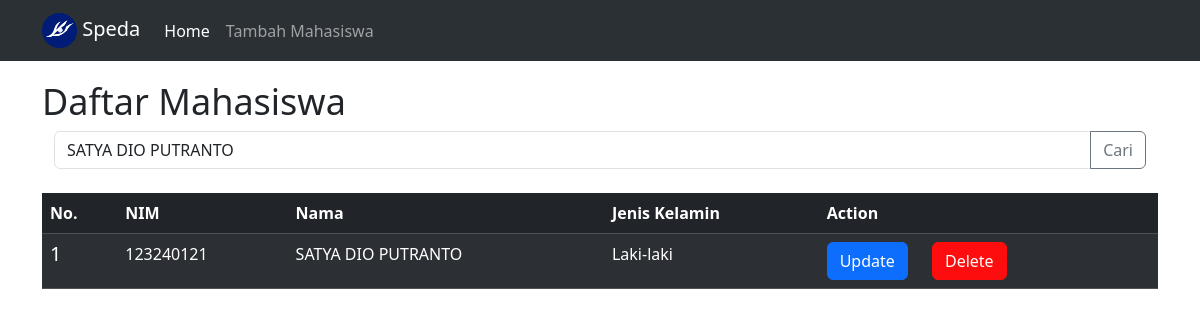
The app's page /index.php?keyword=SATYA DIO PUTRANTO with its own data.
### tables this page shows
CREATE TABLE `mahasiswa` (
  `id` int(11) NOT NULL,
  `nim` varchar(100) DEFAULT NULL,
  `nama` varchar(100) DEFAULT NULL,
  `jenis_kelamin` varchar(100) DEFAULT NULL,
  `created_at` datetime DEFAULT current_timestamp() ON UPDATE current_timestamp()
);

### index.php (the view, shortened to what this page needs)
<?php
require(__DIR__ . "/koneksi.php");
$keyword = $_GET['keyword'] ?? '';
if ($keyword !== '') {
    $stmt = $connection->prepare("SELECT * FROM mahasiswa WHERE nama LIKE ?");
    $cari = "%{$keyword}%";
    $stmt->bind_param("s", $cari);
    $stmt->execute();
    $hasil = $stmt->get_result();
} else {
    $hasil = $connection->query("SELECT * FROM mahasiswa");
}
?>
<!doctype html>
<html lang="en">
  <head>
    <link href="https://cdn.jsdelivr.net/npm/bootstrap@5.3.8/dist/css/bootstrap.min.css" rel="stylesheet">
    <link rel="stylesheet" href="style.css">
  </head>
  <body>
        <nav class="navbar fixed-top navbar-expand-lg bg-body-tertiary" data-bs-theme="dark">
            <div class="container-md">
            <a class="navbar-brand" href="#">
                <img src="eyes.png" alt="Logo" width="35" height="35" class="d-inline-block align-text-center">
                Speda
            </a>
            <div class="collapse navbar-collapse" id="navbarNavAltMarkup">
            <div class="navbar-nav">
                <a href="index.php" class="nav-link active" aria-current="page" href="#">Home</a>
                <a href="tambahmahasiswa.php" class="nav-link" href="#">Tambah Mahasiswa</a>
            </div>
            </div>
        </div>
        </nav>
        <div class="container-md">
            <p class="h1">Daftar Mahasiswa</p>
        </div>
        <div class="container-md">
            <form class="container-fluid">
                <div class="input-group">
                    <input type="text" class="form-control" placeholder="Cari Mahasiswa" name="keyword" aria-label="Cari Mahasiswa" value="<?= htmlspecialchars($keyword) ?>"/>
                    <button class="btn btn-outline-secondary" type="submit">Cari</button>
                </div>
            </form>
        </div>
        <br>
        <div class="container-md">
            <table class="table table-dark table-striped">
                <thead>
                    <tr>
                    <th scope="col">No.</th>
                    <th scope="col">NIM</th>
                    <th scope="col">Nama</th>
                    <th scope="col">Jenis Kelamin</th>
                    <th scope="col">Action</th>
                    </tr>
                </thead>
                <tbody>
                    <?php
                    if ($hasil && $hasil->num_rows > 0) {
                        $no = 1;
                        while ($row = $hasil->fetch_assoc()) {
                            ?>
                            <tr>
                                <td><h5><?= $no ?></h5></td>
                                <td><?= htmlspecialchars($row['nim']) ?></td>
                                <td><?= htmlspecialchars($row['nama']) ?></td>
                                <td><?= htmlspecialchars($row['jenis_kelamin']) ?></td>
                                <td>
                                    <a href="update.php?id=<?= $row['id'] ?>" class="btn btn-primary1">Update</a>
                                    <button class="btn btn-primary2" type="button" data-bs-toggle="modal" data-bs-target="#hapus<?= $row['id'] ?>">Delete</button>
                                </td>
                            </tr>
                            <?php
                            $no++;
                        }
                    } else {
                        echo "<tr><td colspan='5' class='text-center'>Tidak ada data.</td></tr>";
                    }
                    ?>
                </tbody>
            </table>
        </div>
  </body>
</html>

### style.css (style rules this page uses)
.h1 { font-size: 36px; color: #212529; margin-top: 10vh; }
.btn-primary1 { background-color: #0d6efd; border-color: #0d6efd; margin-right: 10px; color: white; }
.btn-primary2 { background-color: #fd0d0d; border-color: #fd0d0d; color: white; margin-left: 10px; }

### records on screen
mahasiswa: nim "123240121", nama "SATYA DIO PUTRANTO", jenis_kelamin "Laki-laki"
